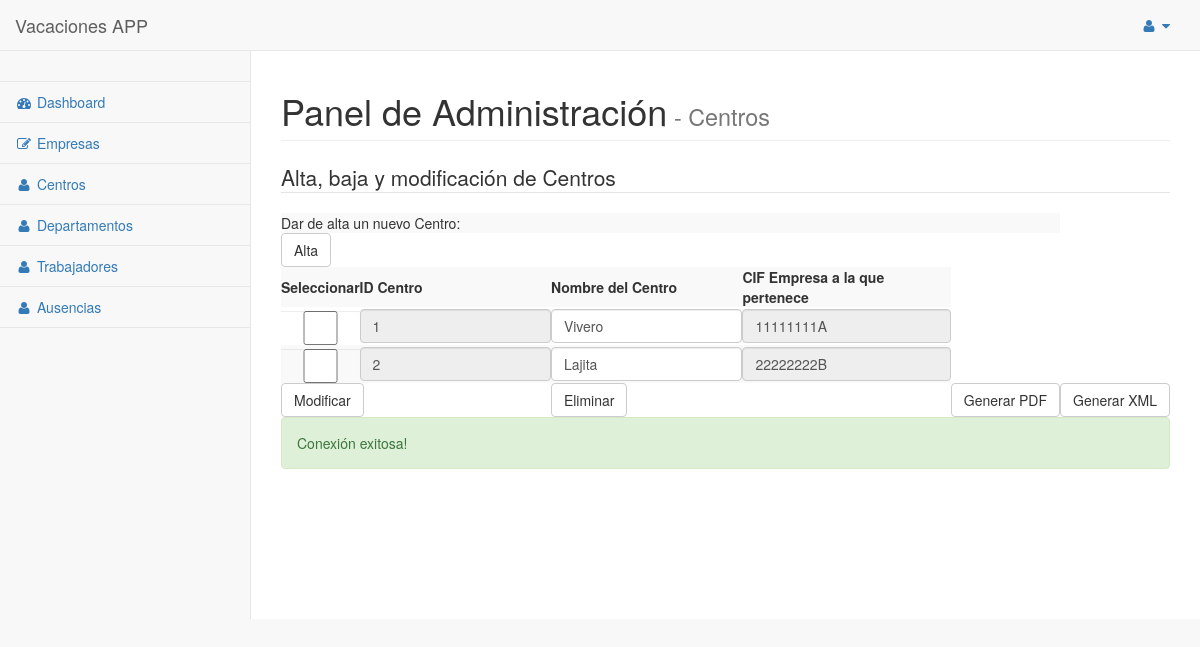
Screenshot of /pages/tablas/centro.php with the database file from the repository.
### tables this page shows
CREATE TABLE `Centro` (
  `idCentro` int(2) NOT NULL AUTO_INCREMENT,
  `nombreCentro` varchar(45) NOT NULL,
  `CIFCentro` char(9) NOT NULL,
  PRIMARY KEY (`idCentro`),
  KEY `fk_CIFCentro_idx` (`CIFCentro`),
  CONSTRAINT `fk_CIFCentro` FOREIGN KEY (`CIFCentro`) REFERENCES `Empresa` (`CIF`) ON DELETE NO ACTION ON UPDATE NO ACTION
);

### pages/tablas/centro.php (the view, shortened to what this page needs)
<!DOCTYPE html>
<html lang="en">
<head>
    <link href="../../vendor/bootstrap/css/bootstrap.min.css" rel="stylesheet">
    <link href="../../vendor/metisMenu/metisMenu.min.css" rel="stylesheet">
    <link href="../../dist/css/sb-admin-2.css" rel="stylesheet">
    <link href="../../vendor/morrisjs/morris.css" rel="stylesheet">
    <link href="../../vendor/font-awesome/css/font-awesome.min.css" rel="stylesheet" type="text/css">
</head>
<body>
    <?php
        $mysqli = conectar();
    ?>
    <div id="wrapper">
        <nav class="navbar navbar-default navbar-static-top" role="navigation" style="margin-bottom: 0">
            <div class="navbar-header">
                <a class="navbar-brand" href="../../index.html">Vacaciones APP</a>
            </div>
            <ul class="nav navbar-top-links navbar-right">
                <li class="dropdown">
                    <a class="dropdown-toggle" data-toggle="dropdown" href="#">
                        <i class="fa fa-user fa-fw"></i> <i class="fa fa-caret-down"></i>
                    </a>
                </li>
            </ul>
            <div class="navbar-default sidebar" role="navigation">
                <div class="sidebar-nav navbar-collapse">
                    <ul class="nav" id="side-menu">
                        <li class="sidebar-search">
                        </li>
                        <li>
                            <a href="../../index.html"><i class="fa fa-dashboard fa-fw"></i> Dashboard</a>
                        </li>
                        <li>
                            <a href="empresa.php"><i class="fa fa-edit fa-fw"></i> Empresas</a>
                        </li>
                        <li>
                            <a href="#"><i class="fa fa-user fa-fw"></i> Centros</a>
                        </li>
                        <li>
                            <a href="departamento.php"><i class="fa fa-user fa-fw"></i> Departamentos</a>
                        </li>
                        <li>
                            <a href="trabajador.php"><i class="fa fa-user fa-fw"></i> Trabajadores</a>
                        </li>
                        <li>
                            <a href="ausencia.php"><i class="fa fa-user fa-fw"></i> Ausencias</a>
                        </li>
                    </ul>
                </div>
            </div>
        </nav>
        <div id="page-wrapper">
            <div class="row">
                <div class="col-lg-12">
                    <h1 class="page-header">Panel de Administración<small> - Centros</small></h1>
                </div>
                <div class="col-lg-12">
                </div>
                <div class="col-lg-12">
                    <div class="form-group">
                        <fieldset>
                        <?php
                            $sql = "SELECT DISTINCT idCentro, nombreCentro, CIFCentro FROM Centro";
                            $resultado = $mysqli -> query($sql);
                        ?>
                            <legend><span>Alta, baja y modificación de Centros</span></legend>
                            <form class="form" method="POST" enctype="multipart/form-data"
                                action="<?php echo htmlspecialchars($_SERVER["PHP_SELF"]);?>">
                                <table class="table-hover table-responsive table-striped">
                                    <tr><td colspan="6">Dar de alta un nuevo Centro: </td></tr>
                                    <tr><td colspan="6"><button type="submit" name="alta" class="btn btn-default" />Alta</button></td></tr>
                                    <tr>
                                        <th>Seleccionar</th>
                                        <th>ID Centro</th>
                                        <th>Nombre del Centro</th>
                                        <th>CIF Empresa a la que pertenece</th>
                                    </tr>
                            <?php
                                while ($fila = $resultado -> fetch_assoc()){
                                    echo '
                                    <tr>
                                        <td><input type="checkbox" name="seleccionar[]" class="form-control" value="' .$fila['idCentro'] .'"/></td>
                                        <td><input type="text" name="idCentro[]" class="form-control" value="' .$fila['idCentro'] .'" readonly></td>
                                        <td><input type="text" name="nombreCentro[]" class="form-control" value="' .$fila['nombreCentro'] .'"></td>
                                        <td><input type="text" name="CIFCentro[]" class="form-control" value="' .$fila['CIFCentro'] .'" readonly></td>
                                    </tr>';
                                }
                                echo '<tr><td colspan="2"><button type="submit" name="guardar" class="btn btn-default"/>Modificar</button></td>';
                                echo '<td colspan="2"><button type="submit" name="eliminar" class="btn btn-default"/>Eliminar</button></td>';
                                echo '<td colspan="2"><button type="submit" class="btn btn-default" name="generar"/>Generar PDF</button></td>';
                                echo '<td><a href="../informes/clientes.php">
                                        <button type="submit" name="generarxml" class="btn btn-default"/>Generar XML</button>
                                    </a></td></tr>';
                                echo "</table>";
                                echo "</form>"
                            ?>
                        </fieldset>
                        <div id="error" class="" role="alert">
                        </div>
                    </div>
                </div>
            </div>
            </div>
        </div>
</body>
</html>

### rows the page displays
centro: idCentro "1", nombreCentro "Vivero", CIFCentro "11111111A"
centro: idCentro "2", nombreCentro "Lajita", CIFCentro "22222222B"
